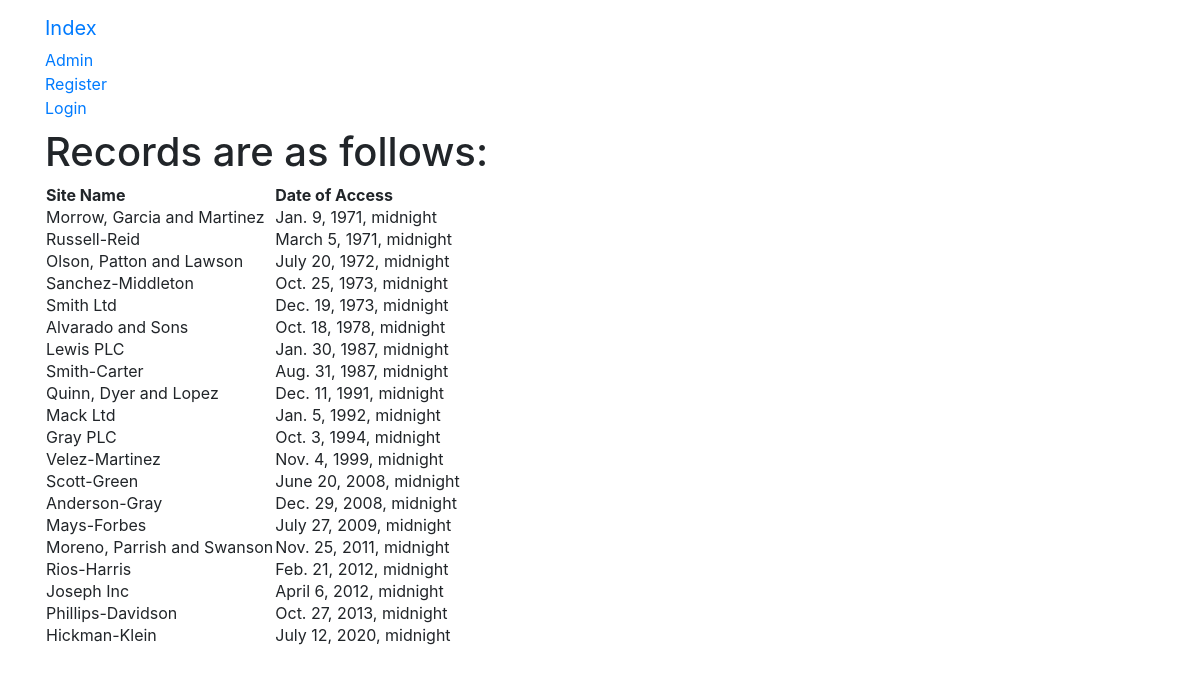
/class, run on the app's committed database.
### firstapp/models.py (models this page shows, shortened)
class AccessRecord(models.Model):
    name = models.ForeignKey(Webpage,on_delete=models.CASCADE)
    date = models.DateTimeField()

class Webpage(models.Model):
    topics = models.ForeignKey(Topic,on_delete=models.CASCADE)
    name = models.CharField(max_length=200, unique=True)
    url = models.URLField(unique=True)
    def __str__(self):
        return self.name

### firstapp/views.py (the view)
# urls.py: path("class", views.CBView.as_view(), name="class"),
class CBView(TemplateView):
    template_name='firstapp/classview.html'
    def get_context_data(self, **kwargs):
        webpage_list = AccessRecord.objects.order_by('date')
        date_dict = {'records': webpage_list}
        context=super().get_context_data(**kwargs)
        context['date_dict'] =date_dict
        return context

### templates/firstapp/classview.html
{%extends 'firstapp/base.html' %}
{%block body_block%}
{%if date_dict.records%}
<h1>Records are as follows:</h1>
<table>
    <thead>
        <th>Site Name</th>
        <th>Date of Access</th>
    </thead>
    {%for data in date_dict.records%}
    <tr>
        <td>{{data.name}}</td>
        <td>{{data.date}}</td>
    </tr>
    {%endfor%}
</table>
{%else%}
<h1>No Records found</h1>
{%endif%}
{%endblock%}

### data on the page
AccessRecord: name "Morrow, Garcia and Martinez", date "Jan. 9, 1971, midnight"
AccessRecord: name "Russell-Reid", date "March 5, 1971, midnight"
AccessRecord: name "Olson, Patton and Lawson", date "July 20, 1972, midnight"
AccessRecord: name "Sanchez-Middleton", date "Oct. 25, 1973, midnight"
AccessRecord: name "Smith Ltd", date "Dec. 19, 1973, midnight"
AccessRecord: name "Alvarado and Sons", date "Oct. 18, 1978, midnight"
AccessRecord: name "Lewis PLC", date "Jan. 30, 1987, midnight"
AccessRecord: name "Smith-Carter", date "Aug. 31, 1987, midnight"
AccessRecord: name "Quinn, Dyer and Lopez", date "Dec. 11, 1991, midnight"
AccessRecord: name "Mack Ltd", date "Jan. 5, 1992, midnight"
AccessRecord: name "Gray PLC", date "Oct. 3, 1994, midnight"
AccessRecord: name "Velez-Martinez", date "Nov. 4, 1999, midnight"
AccessRecord: name "Scott-Green", date "June 20, 2008, midnight"
AccessRecord: name "Anderson-Gray", date "Dec. 29, 2008, midnight"
AccessRecord: name "Mays-Forbes", date "July 27, 2009, midnight"
AccessRecord: name "Moreno, Parrish and Swanson", date "Nov. 25, 2011, midnight"
AccessRecord: name "Rios-Harris", date "Feb. 21, 2012, midnight"
AccessRecord: name "Joseph Inc", date "April 6, 2012, midnight"
AccessRecord: name "Phillips-Davidson", date "Oct. 27, 2013, midnight"
AccessRecord: name "Hickman-Klein", date "July 12, 2020, midnight"
